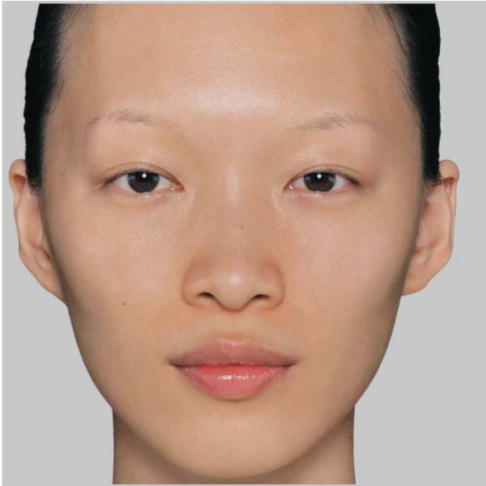
//> input picture images/A.png, 486 x 486 px
$ ./test   (built with g++ and OpenCV 4)
//> lines starting //> are read from the running program, lines starting //| are printed output that depends on the picture; after the words box and inside, x2 and y2 are one past the last pixel; in counts of white or black regions, pixels touching at a corner belong together
### makeup.h
#ifndef MAKEUP_TRANSFER
#define MAKEUP_TRANSFER
#include <opencv2/core/core.hpp>
#include <opencv2/highgui/highgui.hpp>
#include <opencv2/imgproc/imgproc.hpp>
#include "makeup.cc"

using namespace std;
using namespace cv;

/**
 * transfers the makeup from local image on path example_image with facepp landmarks example_landmarks
 * to local image on path input_image with landmarks imput_landmarks, returns a cv::MAT
 */
Mat TransferMakeup(String input_image, String input_landmarks,
                   String example_image, String example_landmarks);

#endif

### layers.cc
#include <string>
#include <fstream>
#include <opencv2/core/core.hpp>
#include <opencv2/highgui/highgui.hpp>
#include <opencv2/imgproc/imgproc.hpp>
#include <math.h>

using namespace std;
using namespace cv;

class layers {

  private:
    Point landmarks_[91];
    Mat face_;
    //defined shapes for the facial features, according to the
    //return definitions of the face++ api
    const vector<int> head = {1,2,3,4,5,6,7,8,9,0,18,17,16,15,14,13,12,11,10};
    const vector<int> forehead = {11,10,83,84,85,85,86,87,88,89,90,1,2};
    const vector<int> mouth = {37,40,41,38,44,43,46,52,51,54,48,49};
    const vector<int> nose = {59,60,63,61,58,57,62,56,55};
    const vector<int> leftbrow = {29,30,31,32,33,36,35,34};
    const vector<int> rightbrow = {75,76,77,78,79,82,81,80};
    const vector<int> lefteye = {21,22,19,23,25,28,26,27};
    const vector<int> righteye = {67,68,65,69,71,74,72,73};

  public:
    layers(Mat face, vector<Point> landmarks) {
      for(int i=0; i < 83; i++) {
        landmarks_[i] = landmarks[i];
      }
      int rad = sqrt(pow(landmarks[10].x - landmarks[1].x,2) +
                     pow(landmarks[10].y - landmarks[1].y,2))/2;
      Point center = Point((landmarks[10].x + landmarks[1].x)/2,
                           (landmarks[10].y + landmarks[1].y)/2);

      for (int i=1; i<9; i++) {
        landmarks_[82+i] = Point(cos(M_PI/9 * i)*rad + center.x,
                                 -0.7 * sin(M_PI/9 * i)*rad + center.y);
      }
      face_ = face.clone();
    };

    // [8 lines left out: function getLightness, not called in this run]

    Mat getShapes() {
      Mat mask = Mat(face_.rows, face_.cols, CV_8UC1);
      for(int i=0; i<mask.cols; i++)
        for(int j=0; j<mask.rows; j++)
          mask.at<uchar>(Point(i,j)) = 0;

      int wt = face_.cols / 40;
      int ht = face_.rows / 40;
      if(wt % 2 != 1) {
        wt += 1;
      }
      if(ht % 2 != 1) {
        ht += 1;
      }

      fillConvexPoly(mask, &getPoly(forehead)[0], forehead.size(), 255,8,0);
      cv::GaussianBlur(mask, mask, Size(wt,ht*11), 0, 0);

      fillConvexPoly(mask, &getPoly(head)[0], head.size(), 255,8,0);
      fillConvexPoly(mask, &getPoly(mouth)[0], mouth.size(), 0,8,0);
      fillConvexPoly(mask, &getPoly(leftbrow)[0], leftbrow.size(), 75,8,0);
      fillConvexPoly(mask, &getPoly(rightbrow)[0], rightbrow.size(), 75,8,0);
      //cv::GaussianBlur(mask, mask, Size(wt*3,ht*3), 0,0);

      fillConvexPoly(mask, &getPoly(righteye)[0], righteye.size(), 0,8,0);
      fillConvexPoly(mask, &getPoly(lefteye)[0], lefteye.size(), 0,8,0);
      //cv::GaussianBlur(mask, mask, Size(wt,ht), 0,0);

      return mask;
    }

    vector<Point> getPoly(vector<int> v) {
      vector<Point> result = vector<Point>(v.size());
      for(int i=0 ;i<v.size(); i++) {
        result[i] = landmarks_[v[i]];
      }
      return result;
    }
};

### ThinPlateSpline/CThinPlateSpline.cpp
/*
* CThinPlateSpline.cpp
*
*  Created on: 24.01.2010
*      Author: schmiedm
*/

#include <vector>
#include <opencv2/core/core.hpp>
#include <opencv2/highgui/highgui.hpp>
#include <opencv2/imgproc/imgproc.hpp>
#include "CThinPlateSpline.h"
using namespace cv;

// [6 lines left out: function CThinPlateSpline, not called in this run]

CThinPlateSpline::CThinPlateSpline(const std::vector<Point>& pS, const std::vector<Point>& pD)
{
	if(pS.size() == pS.size())
	{
		pSrc = pS;
		pDst = pD;
	}

	FLAG_MAPS_FORWARD_SET = false;
	FLAG_MAPS_BACK_WARP_SET = false;
	FLAG_COEFFS_BACK_WARP_SET = false;
	FLAG_COEFFS_FORWARD_WARP_SET = false;
}

CThinPlateSpline::~CThinPlateSpline() {
}

// [24 lines left out: functions addCorrespondence, setCorrespondences, not called in this run]

double CThinPlateSpline::fktU(const Point& p1, const Point& p2)
{
	double r = pow(((double)p1.x - (double)p2.x), 2) + pow(((double)p1.y - (double)p2.y), 2);

	if (r == 0)
		return 0.0;
	else
	{
		r = sqrt(r); // vector length
		double r2 = pow(r, 2);

		return (r2 * log(r2));
	}
}

void CThinPlateSpline::computeSplineCoeffs(std::vector<Point>& iPIn, std::vector<Point>& iiPIn, float lambda,const TPS_INTERPOLATION tpsInter)
{

	std::vector<Point>* iP = NULL;
	std::vector<Point>*	iiP = NULL;

	if(tpsInter == FORWARD_WARP)
	{
		iP = &iPIn;
		iiP = &iiPIn;

		// keep information which coefficients are set
		FLAG_COEFFS_BACK_WARP_SET = true;
		FLAG_COEFFS_FORWARD_WARP_SET = false;
	}
	else if(tpsInter == BACK_WARP)
	{
		iP = &iiPIn;
		iiP = &iPIn;

		// keep information which coefficients are set
		FLAG_COEFFS_BACK_WARP_SET = false;
		FLAG_COEFFS_FORWARD_WARP_SET = true;
	}

	//get number of corresponding points
	int dim = 2;
	int n = iP->size();

	//Initialize mathematical datastructures
	Mat_<float> V(dim,n+dim+1,0.0);
	Mat_<float> P(n,dim+1,1.0);
	Mat_<float> K = (K.eye(n,n)*lambda);
	Mat_<float> L(n+dim+1,n+dim+1,0.0);

	// fill up K und P matrix
	std::vector<Point>::iterator itY;
	std::vector<Point>::iterator itX;

	int y = 0;
	for (itY = iP->begin(); itY != iP->end(); ++itY, y++) {
		int x = 0;
		for (itX = iP->begin(); itX != iP->end(); ++itX, x++) {
			if (x != y) {
				K(y, x) = (float)fktU(*itY, *itX);
			}
		}
		P(y,1) = (float)itY->y;
		P(y,2) = (float)itY->x;
	}

	Mat Pt;
	transpose(P,Pt);

	// insert K into L
	Rect range = Rect(0, 0, n, n);
	Mat Lr(L,range);
	K.copyTo(Lr);


	// insert P into L
	range = Rect(n, 0, dim + 1, n);
	Lr = Mat(L,range);
	P.copyTo(Lr);

	// insert Pt into L
	range = Rect(0,n,n,dim+1);
	Lr = Mat(L,range);
	Pt.copyTo(Lr);

	// fill V array
	std::vector<Point>::iterator it;
	int u = 0;

	for(it = iiP->begin(); it != iiP->end(); ++it)
	{
		V(0,u) = (float)it->y;
		V(1,u) = (float)it->x;
		u++;
	}

	// transpose V
	Mat Vt;
	transpose(V,Vt);

	cMatrix = Mat_<float>(n+dim+1,dim,0.0);

	// invert L
	Mat invL;
	invert(L,invL,DECOMP_LU);

	//multiply(invL,Vt,cMatrix);
	cMatrix = invL * Vt;

	//compensate for rounding errors
	for(int row = 0; row < cMatrix.rows; row++)
	{
		for(int col = 0; col < cMatrix.cols; col++)
		{
			double v = cMatrix(row,col);
			if(v > (-1.0e-006) && v < (1.0e-006) )
			{
				cMatrix(row,col) = 0.0;
			}
		}
	}
}


// [36 lines left out: function interpolate_forward_, not called in this run]
Point CThinPlateSpline::interpolate_back_(const Point& p)
{
	Point2f interP;
	std::vector<Point>* pList = &pDst;

	int k1 = cMatrix.rows - 3;
	int kx = cMatrix.rows - 2;
	int ky = cMatrix.rows - 1;

	double a1 = 0, ax = 0, ay = 0, cTmp = 0, uTmp = 0, tmp_i = 0, tmp_ii = 0;

	for (int i = 0; i < 2; i++) {
		a1 = cMatrix(k1,i);
		ax = cMatrix(kx,i);
		ay = cMatrix(ky,i);

		tmp_i = a1 + ax * p.y + ay * p.x;
		tmp_ii = 0;

		for (int j = 0; j < (int)pSrc.size(); j++) {
			cTmp = cMatrix(j,i);
			uTmp = fktU( (*pList)[j], p);

			tmp_ii = tmp_ii + (cTmp * uTmp);
		}

		if (i == 0) {
			interP.y = (float)(tmp_i + tmp_ii);
		}
		if (i == 1) {
			interP.x = (float)(tmp_i + tmp_ii);
		}
	}

	return interP;
}

Point CThinPlateSpline::interpolate(const Point& p, const TPS_INTERPOLATION tpsInter)
{
	if(tpsInter == BACK_WARP)
	{
		return interpolate_back_(p);
	}
	else if(tpsInter == FORWARD_WARP)
	{
		return interpolate_forward_(p);
	}
	else
	{
		return interpolate_back_(p);
	}

}

void CThinPlateSpline::warpImage(const Mat& src, Mat& dst, float lambda, const int interpolation,const TPS_INTERPOLATION tpsInter)
{
	Size size = src.size();
	dst = Mat(size,src.type());

	// only compute the coefficients new if they weren't already computed
	// or there had been changes to the points
	if(tpsInter == BACK_WARP && !FLAG_COEFFS_BACK_WARP_SET)
	{
		computeSplineCoeffs(pSrc,pDst,lambda,tpsInter);
	}
	else if(tpsInter == FORWARD_WARP && !FLAG_COEFFS_FORWARD_WARP_SET)
	{
		computeSplineCoeffs(pSrc,pDst,lambda,tpsInter);
	}

	computeMaps(size,mapx,mapy);

	remap(src,dst,mapx,mapy,interpolation);
}

// [5 lines left out: function getMaps, not called in this run]

void CThinPlateSpline::computeMaps(const Size& dstSize, Mat_<float>& mx, Mat_<float>& my,const TPS_INTERPOLATION tpsInter)
{
	mx = Mat_<float>(dstSize);
	my = Mat_<float>(dstSize);

	Point p(0, 0);
	Point_<float> intP(0, 0);

	for (int row = 0; row < dstSize.height; row++) {
		for (int col = 0; col < dstSize.width; col++) {
			p = Point(col, row);
			intP = interpolate(p,tpsInter);
			mx(row, col) = intP.x;
			my(row, col) = intP.y;
		}
	}

	if(tpsInter == BACK_WARP)
	{
		FLAG_MAPS_BACK_WARP_SET = true;
		FLAG_MAPS_FORWARD_SET = false;
	}
	else if(tpsInter == FORWARD_WARP)
	{
		FLAG_MAPS_BACK_WARP_SET = false;
		FLAG_MAPS_FORWARD_SET = true;
	}
}

### makeup.cc
#include <string>
#include <fstream>
#include <opencv2/core/core.hpp>
#include <opencv2/highgui/highgui.hpp>
#include <opencv2/imgproc/imgproc.hpp>
#include <iostream>
#include "ThinPlateSpline/CThinPlateSpline.cpp"
#include "layers.cc"

class makeup {

  public:
    makeup() {
    }

    cv::Mat TransferMakeup(Mat input_image, vector<Point> input_landmarks,
                           Mat example_image, vector<Point> example_landmarks) {

    Mat exampleRaw = example_image.clone();
    Mat input = input_image.clone();
    Mat example;

    Mat resize;
    cv::resize(exampleRaw, resize, input.size(), 0, 0, INTER_NEAREST);

    vector<Point> dest_landmarks = vector<Point>(83);
    for (int i=0; i < example_landmarks.size(); i++) {
      double newx = example_landmarks[i].x * input.cols / exampleRaw.cols;
      double newy = example_landmarks[i].y * input.rows / exampleRaw.rows;
      dest_landmarks[i] = cv::Point(newx, newy);
    }

    CThinPlateSpline tps(dest_landmarks, input_landmarks);

    tps.warpImage(resize, example, INTER_CUBIC, BACK_WARP);

    // converts the example to lab colorspace
    cv::cvtColor(example, example, cv::COLOR_BGR2Lab);

    // separates the lab color channels of the example image
    Mat *labChannels = new Mat[example.channels()];
    cv::split(example, labChannels);

    Mat inputLab;
    cv::cvtColor(input, inputLab, cv::COLOR_BGR2Lab);

    Mat *InputLabChannels = new Mat[inputLab.channels()];

    cv::split(inputLab, InputLabChannels);
    layers lay = layers(example, input_landmarks);

    Mat anose = lay.getShapes();
    Mat bnose = anose*(-1) + 255;

    Mat finalL = InputLabChannels[0].clone();
    Mat finalA;
    cv::addWeighted(InputLabChannels[1].mul(bnose)/255, 1,
                  labChannels[1].mul(anose)/255, 1, 0, finalA);
    Mat finalB;
    cv::addWeighted(InputLabChannels[2].mul(bnose)/255, 1,
                  labChannels[2].mul(anose)/255, 1, 0, finalB);

    Mat finalimage[] = {finalL.clone(), finalA.clone(), finalB.clone()};

    Mat finalMat;

    cv::merge(finalimage, 3, finalMat);
    cv::cvtColor(finalMat, finalMat, cv::COLOR_Lab2BGR);

    return finalMat;
  }
};

### test.cc
#include <vector>
#include <string>
#include <fstream>
#include <opencv2/core/core.hpp>
#include <opencv2/highgui/highgui.hpp>
#include <opencv2/imgproc/imgproc.hpp>
#include "./makeup.h"

using namespace cv;
using namespace std;

vector<Point> GetPoints(string filename);

int main() {

  std::vector<cv::Point> inputmarks = GetPoints("A.txt");
  std::vector<cv::Point> examplemarks = GetPoints("A*.txt");

  cv::Mat input = cv::imread("./images/A.png");
//> input is the input picture: 486 rows x 486 cols, CV_8UC3; mean B, G, R 137.3, 153.8, 184.9
  cv::Mat example = cv::imread("./images/A*.png");
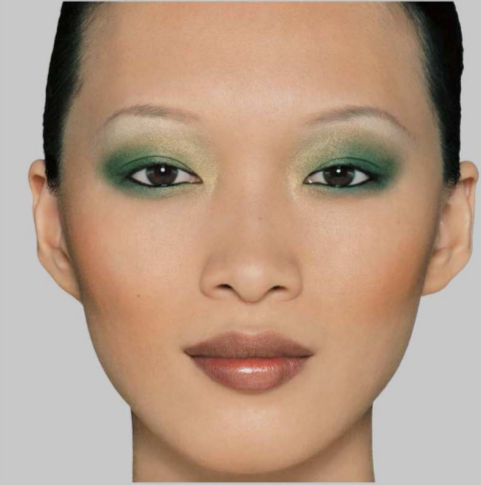
//> input picture images/A*.png, 481 x 485 px
//> example is the input picture: 485 rows x 481 cols, CV_8UC3; mean B, G, R 131.8, 152.7, 180.8

  makeup eg = makeup();
  Mat sho = eg.TransferMakeup(input, inputmarks, example, examplemarks);
//> after the loop in computeMaps, `for (int row = 0; row < dstSize.height; row++)`:
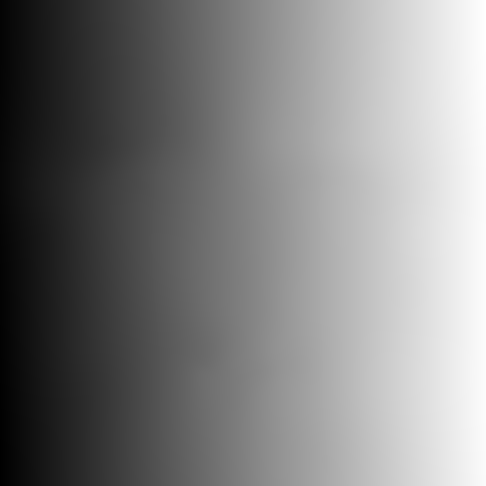
//> mx: 486 rows x 486 cols, CV_32FC1; min 7, max 514, mean 262.8; drawn with min black and max white
//> after the loop in computeMaps, `for (int row = 0; row < dstSize.height; row++)`:
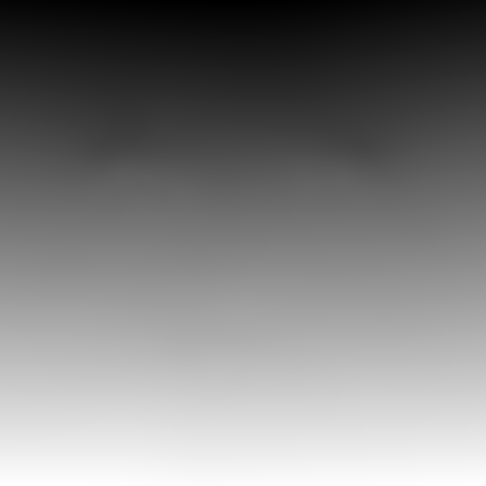
//> my: 486 rows x 486 cols, CV_32FC1; min -11, max 483, mean 234.7; drawn with min black and max white
//> in TransferMakeup, `cv::cvtColor(example, example, cv::COLOR_BGR2Lab);`: example: 486 rows x 486 cols, CV_8UC3; mean of channels 0, 1, 2 153.1, 135.5, 142.7
//> in TransferMakeup, `cv::cvtColor(input, inputLab, cv::COLOR_BGR2Lab);`: inputLab: 486 rows x 486 cols, CV_8UC3; mean of channels 0, 1, 2 167.5, 137.5, 141.4
//> after the loop in getShapes, `for(int i=0; i<mask.cols; i++)`: mask: 486 rows x 486 cols, CV_8UC1; every value is 0
//> in getShapes, `fillConvexPoly(mask, &getPoly(forehead)[0], forehead.size(), 255,8,0);`:
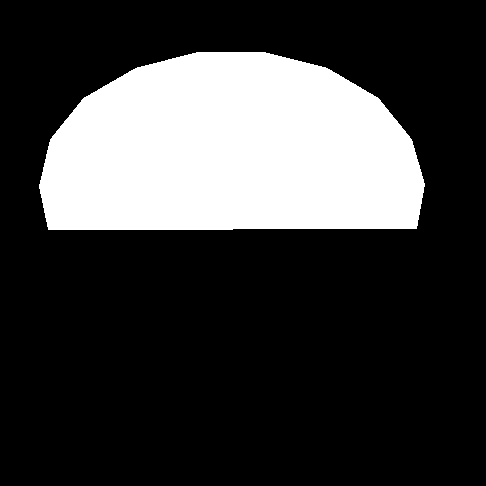
//> mask: 486 rows x 486 cols, CV_8UC1; 24.1% white; 1 white region, box (x1, y1, x2, y2) and area: (39, 52, 425, 230) 56825
//> in TransferMakeup, `Mat bnose = anose*(-1) + 255;`:
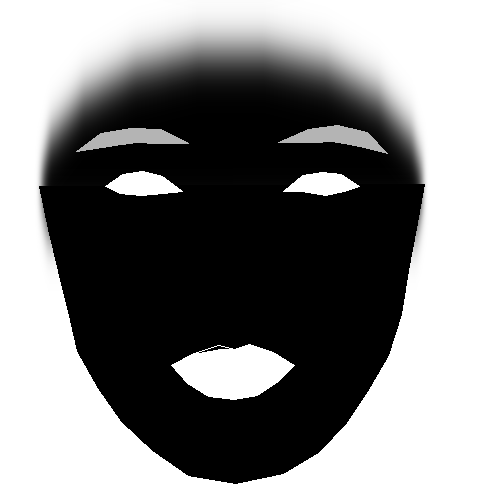
//> bnose: 486 rows x 486 cols, CV_8UC1; min 0, max 255, mean 127.2
//> in TransferMakeup, `cv::addWeighted(InputLabChannels[1].mul(bnose)/255, 1, labChannels[1]...`:
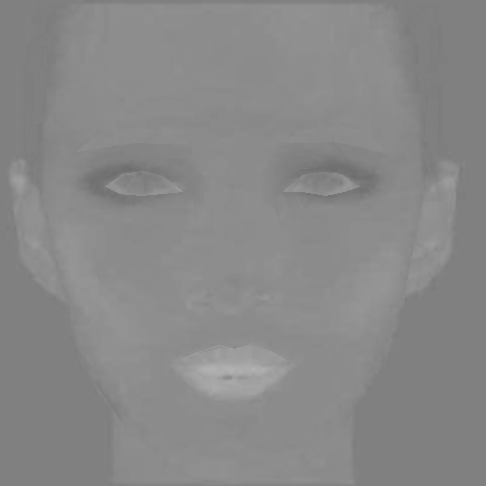
//> finalA: 486 rows x 486 cols, CV_8UC1; min 109, max 179, mean 136.3
//> in TransferMakeup, `cv::cvtColor(finalMat, finalMat, cv::COLOR_Lab2BGR);`:
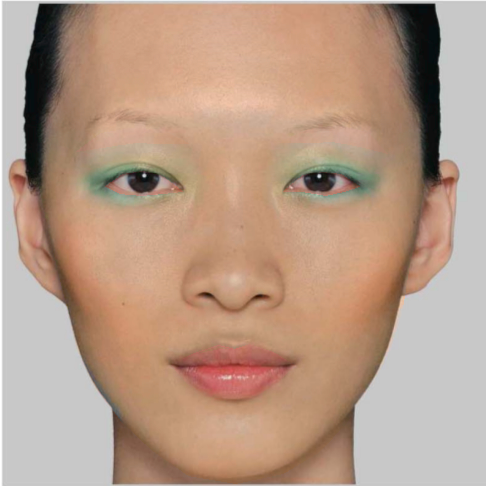
//> finalMat: 486 rows x 486 cols, CV_8UC3; mean B, G, R 135.2, 154.7, 183.5

  imshow("transferred makeup", sho);
  imshow("example", example);
  imshow("original", input);

  waitKey(0);
  return 0;
}
  /**
   * function that reads the landmark points from a file generated for the purpose
   *
   * filename - the filename of the landmarks file, with extension (.txt in the examples)
   */
  std::vector<cv::Point> GetPoints(std::string filename) {
    std::vector<std::vector<double> > pts(2, std::vector<double>(83));
    std::string str;
    std::string path = "images/" + filename;
    std::ifstream ifs(path.c_str());
    if (ifs.is_open()) {
      for (int i=0; i<83; i++){
        getline(ifs, str);
        pts[0][i] = atof(str.c_str());
      }
      for (int i=0; i<83; i++) {
        getline(ifs, str);
        pts[1][i] = atof(str.c_str());
      }
    }
    ifs.close();
    std::vector<cv::Point> points(83);
    for (int i=0; i<83; i++) {
      points[i] = cv::Point(pts[0][i], pts[1][i]);
    }
    return points;
  }
